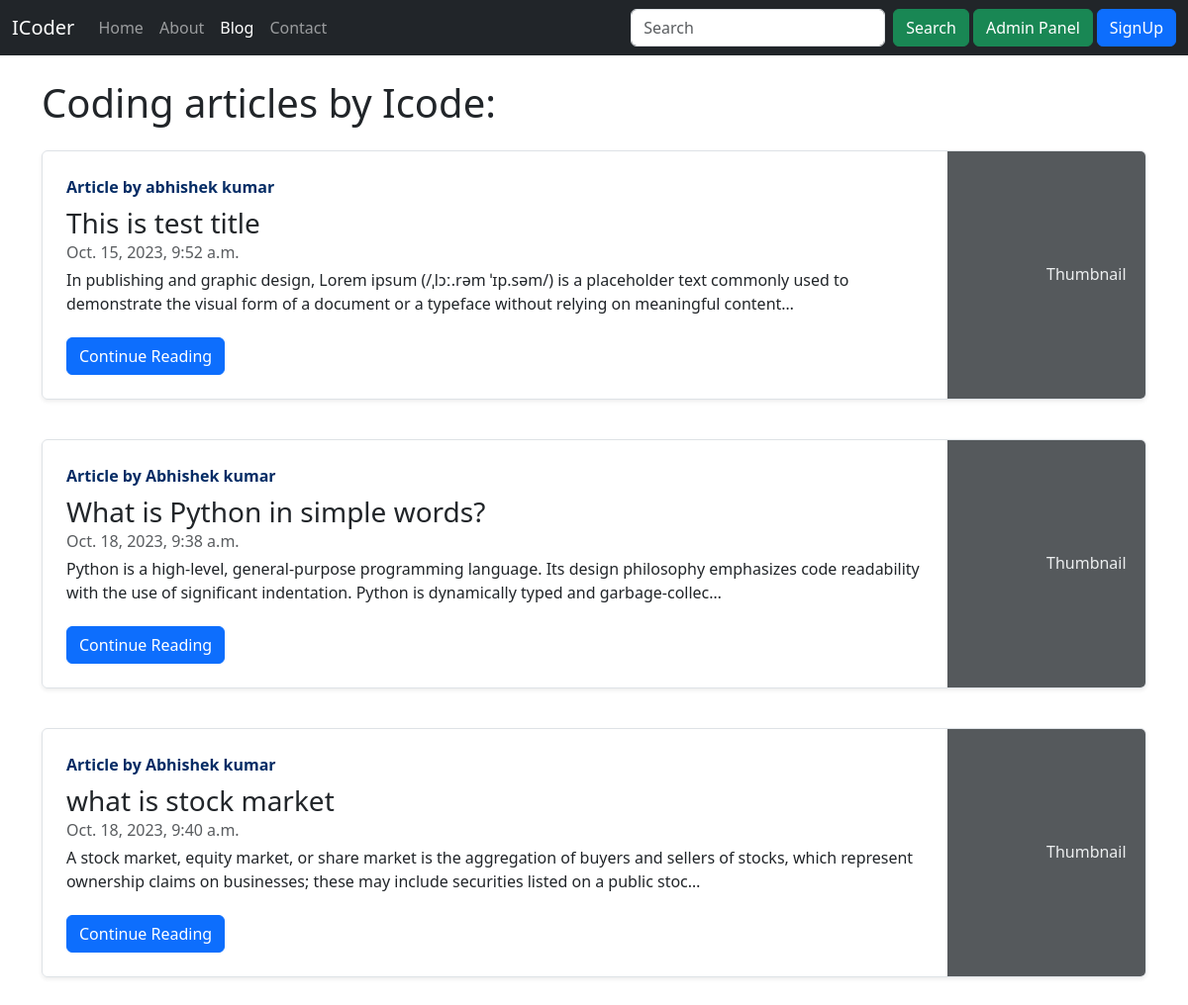
Screenshot of /blog/ with the database file from the repository.
### blog/models.py (models this page shows, shortened)
class Post(models.Model):
    sno = models.AutoField(primary_key=True)
    title = models.CharField(max_length=100)
    content = models.TextField(max_length=1000)
    author = models.CharField(max_length=100)
    slug = models.CharField(max_length=130)
    time = models.DateTimeField(blank=True)

### blog/views.py (the view)
# urls.py: path('', views.blogHome, name='blogHome'),
def blogHome(request):
    allposts = Post.objects.all()
    context = {"allposts": allposts}
    return render(request, "blog/blogHome.html", context)

### templates/blog/blogHome.html (shortened to what this page needs)
{% extends 'base.html'%}
{% block Blogactive%}active{%endblock Blogactive%}
{% block body%}
<div class= "container my-4">
  <h1>Coding articles by Icode:</h1>
</div>
{%for post in allposts %}
<div class="container my-3">
<div class="row mb-2">
  <div class="col-md-12">
    <div class="row g-0 border rounded overflow-hidden flex-md-row mb-4 shadow-sm h-md-250 position-relative">
      <div class="col p-4 d-flex flex-column position-static">
        <strong class="d-inline-block mb-2 text-primary-emphasis">Article by {{post.author}}</strong>
        <h3 class="mb-0">{{post.title}}</h3>
        <div class="mb-1 text-body-secondary">{{post.time}}</div>
        <p class="card-text mb-auto">{{post.content| truncatechars:200}}</p>
        <div>
          <a href="/blog/{{post.slug}}" role="button " class="btn btn-primary"> Continue Reading</a>
        </div>
      </div>
      <div class="col-auto d-none d-lg-block">
        <svg class="bd-placeholder-img" width="200" height="250" xmlns="http://www.w3.org/2000/svg" role="img" aria-label="Placeholder: Thumbnail" preserveAspectRatio="xMidYMid slice" focusable="false"><title>Placeholder</title><rect width="100%" height="100%" fill="#55595c"></rect><text x="50%" y="50%" fill="#eceeef" dy=".3em">Thumbnail</text></svg>
      </div>
    </div>
  </div>
{% endfor %}
{% endblock body%}

### templates/base.html (shortened to what this page needs)
<!DOCTYPE html>
<html lang="en">
<head>
  <link href="https://cdn.jsdelivr.net/npm/bootstrap@5.3.2/dist/css/bootstrap.min.css" rel="stylesheet" />
  <link href="https://getbootstrap.com/docs/5.3/assets/css/docs.css" rel="stylesheet" />
</head>
<body>
  <nav class="navbar navbar-expand-lg bg-dark navbar-dark sticky-top">
    <div class="container-fluid">
      <a class="navbar-brand" href="/">ICoder</a>
      <div class="collapse navbar-collapse" id="navbarSupportedContent">
        <ul class="navbar-nav me-auto mb-2 mb-lg-0">
          <li class="nav-item">
            <a class="nav-link {% block Homeactive%}{%endblock Homeactive%}" aria-current="page" href="/">Home</a>
          </li>
          <li class="nav-item">
            <a class="nav-link {% block Aboutactive%}{%endblock Aboutactive%}" href="/about">About</a>
          </li>
          <li class="nav-item">
            <a class="nav-link {% block Blogactive%}{%endblock Blogactive%}" href="/blog">Blog</a>
          </li>
          <li class="nav-item">
            <a class="nav-link {% block Contactactive%}{%endblock Contactactive%}" href="/contact">Contact</a>
          </li>
        </ul>
        <form method="get" action="/search" class="d-flex" role="search ">
          <input class="form-control me-2" type="search" placeholder="Search" aria-label="Search" name="query"  id="query" />
          <button class="btn btn-success" type="submit">Search</button>
        </form>
        <a  href="/admin" class="btn btn-success mx-1 ">Admin Panel</a>
      <button type="button" class="btn btn-primary" data-toggle="modal" data-target="#signupModal">
        SignUp
      </button>
      </div>
    </div>
  </nav>
{%block body%}
{%endblock body%}
</body>
</html>

### rows the page displays
Post: author "abhishek kumar", title "This is test title", time "Oct. 15, 2023, 9:52 a.m.", content "In publishing and graphic design, Lorem ipsum (/ˌlɔː.rəm ˈɪp.səm/) is a placeholder text commonly used to demonstrate the visual form of a document or a typeface without relying on meaningful content…"
Post: author "Abhishek kumar", title "What is Python in simple words?", time "Oct. 18, 2023, 9:38 a.m.", content "Python is a high-level, general-purpose programming language. Its design philosophy emphasizes code readability with the use of significant indentation. Python is dynamically typed and garbage-collec…"
Post: author "Abhishek kumar", title "what is stock market", time "Oct. 18, 2023, 9:40 a.m.", content "A stock market, equity market, or share market is the aggregation of buyers and sellers of stocks, which represent ownership claims on businesses; these may include securities listed on a public stoc…"
